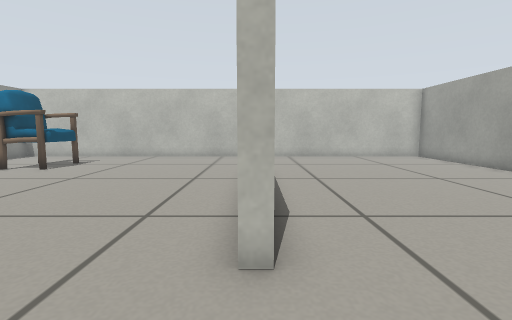
View 1 (above)

12 first-person views from a walk through a Gazebo world. The camera is 0.39 m above the floor, tilts 6° down and sees 85° across. The floor is counted in squares, 0.25 m on a side. Each view is taken from the middle of a square. On the plan, view 1 faces up. The plan holds only what a view shows up to about 14 squares ahead; the rest is blank.

View 2
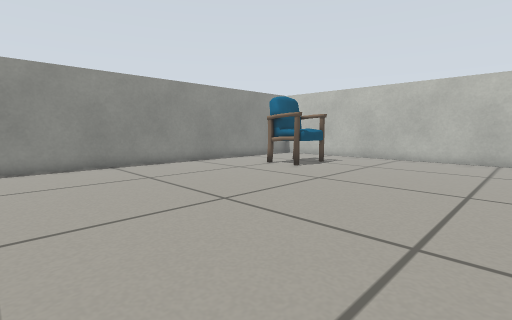

View 3
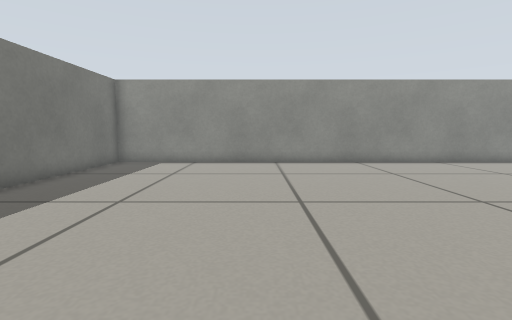

View 4
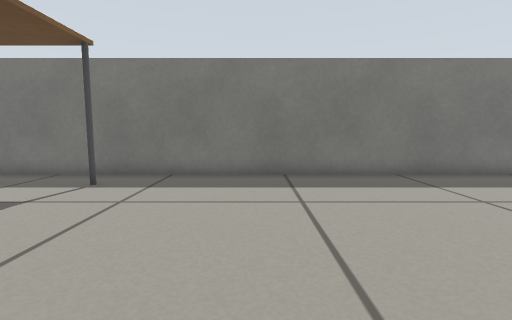

View 5
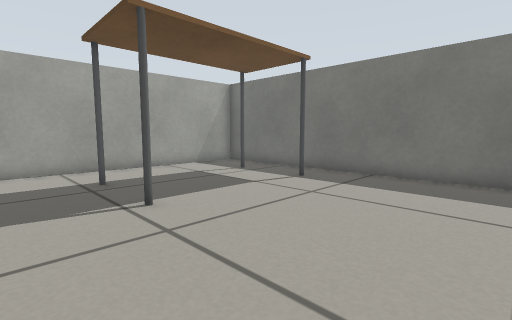

View 6
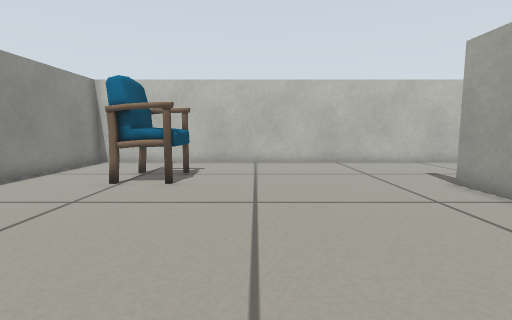

View 7
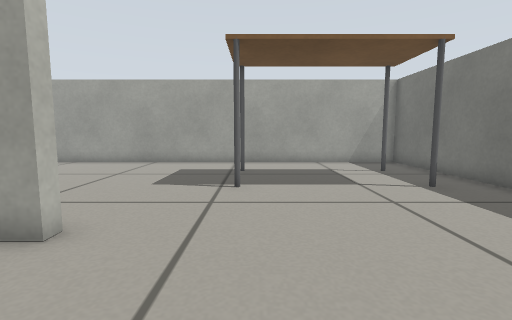

View 8
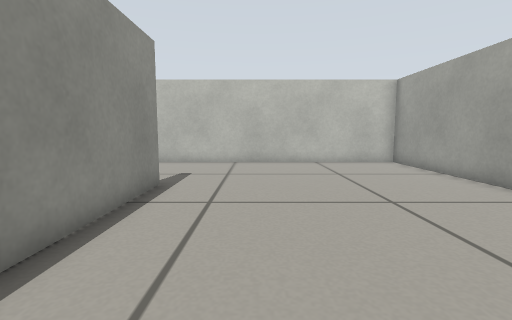

View 9
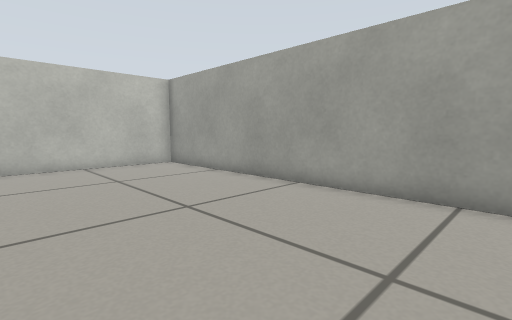

View 10
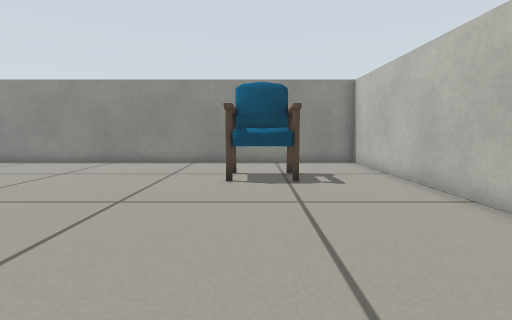

View 11
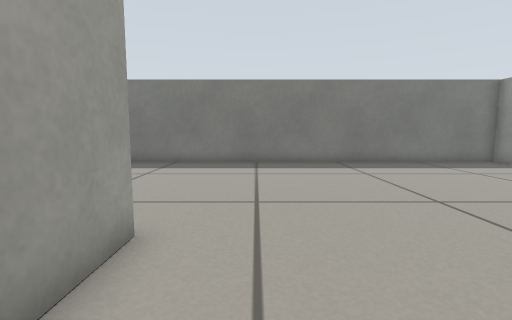

View 12
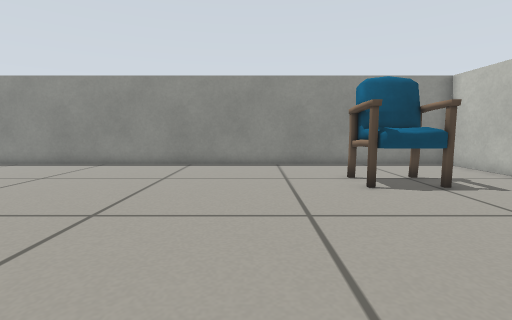

### Floor plan
Points are (right, up) in squares from view 1. A wall is a line through its corners. A room is listed if a view was taken in it or the views show most of it. See-through windows are left out.
Room 1 (views 1, 2, 3, 4, 5, 6, 7, 8, 9, 10, 11, 12)
walls: (0.2, 3) (-0.2, 3) (-0.2, 5.2); (-0.2, 9.1) (-0.2, 11); (0.2, 11) (0.2, 5.9); (-13.8, -6.8) (9.8, -6.8) (9.8, 16.8) (-13.8, 16.8) (-13.8, -6.8)
objects: chair (-10, 11) to (-8, 13); table (4, -5); table (7, -5)

Positions as (right, up) in squares from view 1, and headings:
1: (0, 0), facing up
2: (-1, 1), facing up-left
3: (0, 0), facing left
4: (-1, 3), facing down
5: (-2, 3), facing down-right
6: (-6, 3), facing up
7: (-4, 0), facing right
8: (3, 3), facing up
9: (3, 4), facing up-right
10: (0, 12), facing left
11: (-2, 7), facing down
12: (-1, 8), facing left
